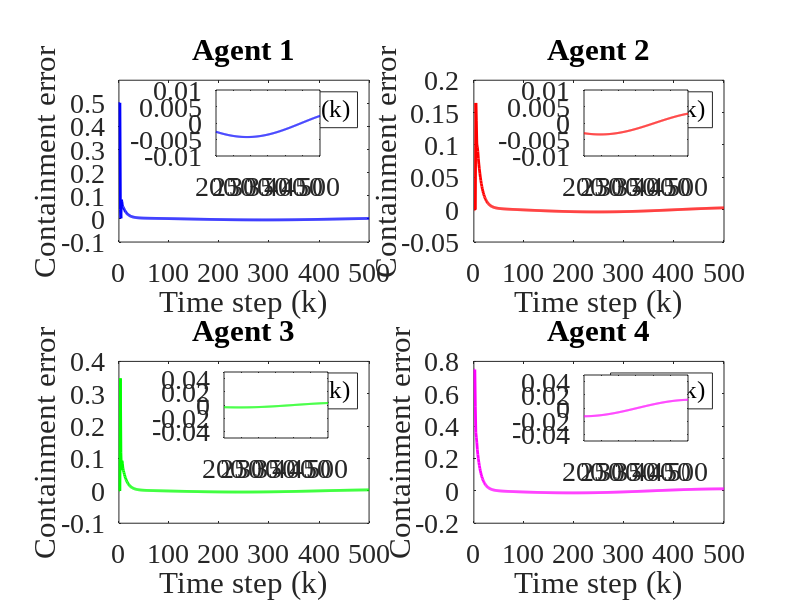

MATLAB code for this plot:
clc; clear;

%Parameters

rho = 10.5;
eta = 5;
lamda = 120;
mu = 80.5;
epsilon = 1e-5;
alpha = 1;

T = 0.1;
gamma1 = 0.05;
gamma2 = 0.05;
gamma3 = 0.05;
gamma4 = 0.05;

beta = 10;
sigma = 95;
tau = 1e-5;
nena = 1e-5;

rT = 1024;
L = 200;
m = 500;
n =600;


% initialization 

phi1 = zeros(m+1, 1);
phi2 = zeros(m+1, 1);
phi3 = zeros(m+1, 1);
phi4 = zeros(m+1, 1);

mfa1 = zeros(m+1, 1);
mfa2 = zeros(m+1, 1);
mfa3 = zeros(m+1, 1);
mfa4 = zeros(m+1, 1);

sm1 = zeros(m,1);
sm2 = zeros(m,1);
sm3 = zeros(m,1);
sm4 = zeros(m,1);

y1 = zeros(m+1, 1);
y2 = zeros(m+1, 1);
y3 = zeros(m+1, 1);
y4 = zeros(m+1, 1);

u1 = zeros(m,1);
u2 = zeros(m,1);
u3 = zeros(m,1);
u4 = zeros(m,1);

xi1 = zeros(m, 1);
xi2 = zeros(m, 1);
xi3 = zeros(m, 1);
xi4 = zeros(m, 1);

s1 = zeros(m, 1);
s2 = zeros(m, 1);
s3 = zeros(m, 1);
s4 = zeros(m, 1);

omega1 = zeros(m, 1);
omega2 = zeros(m, 1);
omega3 = zeros(m, 1);
omega4 = zeros(m, 1);

%Time Invarying Leaders signals (w5, w6)
% Preallocate arrays (adjust size if needed)
% w5 = zeros(1, m);  % example length, adjust as needed
% w6 = zeros(1, m);  % example length, adjust as needed

% % Set w5 values according to conditions
% w5(1:165)     = 1.4;
% w5(166:330)   = 1.6;
% w5(331:end)   = 1.1;

% % Set w6 values according to conditions
% w6(1:165)     = 0.7;
% w6(166:330)   = 1.2;
% w6(331:end)   = 0.8;


% Time vector for sinusoidal signals
k = 1:m;
t = (k-1) * T; % Time vector: t = (k-1)*T

% Define sinusoidal leader signals (choose one of the variations below)

% Variation 1: Low-frequency, same amplitude, phase-shifted signals
w5 = 0.5 + 0.25 * sin(0.1 * t); % Amplitude = 0.25, frequency = 0.1 rad/s, offset = 1.15
w6 = 0.5 + 0.25 * sin(0.1 * t + pi/2); % Same amplitude and frequency, phase shift = pi/2



for k = 1:m

    if k == 1
        phi1(k) = 1;
        phi2(k) = 1;
        phi3(k) = 1;
        phi4(k) = 1;
    elseif k == 2
        phi1(k) = phi1(k-1) + (eta * u1(k-1) / (mu + u1(k-1)^2)) * (y1(k) - phi1(k-1)*u1(k-1));
        phi2(k) = phi2(k-1) + (eta * u2(k-1) / (mu + u2(k-1)^2)) * (y2(k) - phi2(k-1)*u2(k-1));
        phi3(k) = phi3(k-1) + (eta * u3(k-1) / (mu + u3(k-1)^2)) * (y3(k) - phi3(k-1)*u3(k-1));
        phi4(k) = phi4(k-1) + (eta * u4(k-1) / (mu + u4(k-1)^2)) * (y4(k) - phi4(k-1)*u4(k-1));
    else
        phi1(k) = phi1(k-1) + (eta * (u1(k-1) - u1(k-2)) / (mu + (u1(k-1) - u1(k-2))^2)) * (y1(k) - y1(k-1) - phi1(k-1) * (u1(k-1) - u1(k-2)));
        phi2(k) = phi2(k-1) + (eta * (u2(k-1) - u2(k-2)) / (mu + (u2(k-1) - u2(k-2))^2)) * (y2(k) - y2(k-1) - phi2(k-1) * (u2(k-1) - u2(k-2)));
        phi3(k) = phi3(k-1) + (eta * (u3(k-1) - u3(k-2)) / (mu + (u3(k-1) - u3(k-2))^2)) * (y3(k) - y3(k-1) - phi3(k-1) * (u3(k-1) - u3(k-2)));
        phi4(k) = phi4(k-1) + (eta * (u4(k-1) - u4(k-2)) / (mu + (u4(k-1) - u4(k-2))^2)) * (y4(k) - y4(k-1) - phi4(k-1) * (u4(k-1) - u4(k-2)));
    end

    % Stability protection
    if k > 2 && (abs(phi1(k)) <= epsilon || abs(u1(k - 1) - u1(k - 2)) <= epsilon || sign(phi1(k)) ~= sign(phi1(1)))
        phi1(k) = phi1(1);
    end
    
    if k > 2 && (abs(phi2(k)) <= epsilon || abs(u2(k - 1) - u2(k - 2)) <= epsilon || sign(phi2(k)) ~= sign(phi2(1)))
        phi2(k) = phi2(1);
    end
    
    if k > 2 && (abs(phi3(k)) <= epsilon || abs(u3(k - 1) - u3(k - 2)) <= epsilon || sign(phi3(k)) ~= sign(phi3(1)))
        phi3(k) = phi3(1);
    end
    
    if k > 2 && (abs(phi4(k)) <= epsilon || abs(u4(k - 1) - u4(k - 2)) <= epsilon || sign(phi4(k)) ~= sign(phi4(1)))
        phi4(k) = phi4(1);
    end

    % Example for one time step:
    xi1(k) = y2(k) - 2 * y1(k) + w5(k);
    xi2(k) = y3(k) - y2(k);
    xi3(k) = y4(k) - 2 * y3(k) + y1(k);
    xi4(k) = y2(k) - 2 * y4(k) + w6(k);

    % Fix: Handle k=1 case for sliding surfaces
    if k == 1
        s1(k) = 0;
        s2(k) = 0;
        s3(k) = 0;
        s4(k) = 0;
    else
        s1(k) = alpha * xi1(k) - xi1(k-1);
        s2(k) = alpha * xi2(k) - xi2(k-1);
        s3(k) = alpha * xi3(k) - xi3(k-1);
        s4(k) = alpha * xi4(k) - xi4(k-1);
    end

    % Fix: Handle k=1 case for sliding surfaces
    if k == 1
        omega1(k) = 0;
        omega2(k) = 0;
        omega3(k) = 0;
        omega4(k) = 0;
    else
        omega1(k) = s1(k) + tau * (s1(k-1));
        omega2(k) = s2(k) + tau * (s2(k-1));
        omega3(k) = s3(k) + tau * (s3(k-1));
        omega4(k) = s4(k) + tau * (s4(k-1));
    end

    if k == 1
        mfa1(k) = 0;
        mfa2(k) = 0;
        mfa3(k) = 0;
        mfa4(k) = 0;
    else
        mfa1(k) = mfa1(k-1) + (rho * phi1(k)) / (lamda + abs(phi1(k)^2)) * xi1(k);
        mfa2(k) = mfa2(k-1) + (rho * phi2(k)) / (lamda + abs(phi2(k)^2)) * xi2(k);
        mfa3(k) = mfa3(k-1) + (rho * phi3(k)) / (lamda + abs(phi3(k)^2)) * xi3(k);
        mfa4(k) = mfa4(k-1) + (rho * phi4(k)) / (lamda + abs(phi4(k)^2)) * xi4(k);
    end


    % SMC updates
    if k == 1 
        sm1(k) = 0;
        sm2(k) = 0;
        sm3(k) = 0;
        sm4(k) = 0;
    else
        sm1(k) = sm1(k-1) + (beta * phi1(k)) / (sigma + (phi1(k))^2) * ...
            ( (xi1(k) + (y4(k) - y4(k-1)) + (w5(k) - w5(k-1))+(w6(k) - w6(k-1))) / (1 + 1) ...
            + (1-tau * alpha) * xi1(k) - tau * xi1(k-1) / (alpha * (2)) + nena * sign(omega1(k)) );

        sm2(k) = sm2(k-1) + (beta * phi2(k)) / (sigma + (phi2(k))^2) * ...
            ( (xi2(k) + (y3(k) - y3(k-1)) + (w5(k) - w5(k-1))+(w6(k) - w6(k-1))) / (1) ...
            + (1-tau * alpha) * xi2(k) - tau * xi2(k-1) / (alpha * (1)) + nena * sign(omega2(k)) );


        sm3(k) = sm3(k-1) + (beta * phi3(k)) / (sigma + (phi3(k))^2) * ...
            ( (xi3(k) + (y1(k) - y1(k-1)) + (y4(k) - y4(k-1)) + (w5(k) - w5(k-1))+(w6(k) - w6(k-1))) / (2) ...
            + (1-tau * alpha) * xi3(k) - tau * xi3(k-1) / (alpha * (2)) + nena * sign(omega3(k)) );


        sm4(k) = sm4(k-1) + (beta * phi4(k)) / (sigma + (phi4(k))^2) * ...
            ( (xi4(k) + (y2(k) - y3(k-1)) + (w5(k) - w5(k-1))+(w6(k) - w6(k-1))) / (2) ...
            + (1-tau * alpha) * xi4(k) - tau * xi4(k-1) / (alpha * (2)) + nena * sign(omega4(k)) );
    end

    % Control signal
    if k == 1
        u1(k) = 0;
        u2(k) = 0;
        u3(k) = 0;
        u4(k) = 0;
    else
        u1(k) = mfa1(k) + gamma1 * sm1(k);
        u2(k) = mfa2(k) + gamma2 * sm2(k);
        u3(k) = mfa3(k) + gamma3 * sm3(k);
        u4(k) = mfa4(k) + gamma4 * sm4(k);
    end
    if k == 1
        y1(k) = 0;
        y2(k) = 0;
        y3(k) = 0;
        y4(k) = 0;
    end

    % System dynamics (example, replace with actual system equations)

    y1(k + 1) = m / (rT * 0.1) * u1(k);
    y2(k + 1) = m / (rT * 0.1) * u2(k);
    y3(k + 1) = m / (rT * 0.1) * u3(k);
    y4(k + 1) = m / (rT * 0.3) * u4(k);

    
    % Ensure y values do not exceed bounds (example, adjust as needed)
 
    % y1(k) = max(0, min(1, y1(k)));
    % y2(k) = max(0, min(1, y2(k)));
    % y3(k) = max(0, min(1, y3(k)));
    % y4(k) = max(0, min(1, y4(k)));
    % % Ensure u values do not exceed bounds (example, adjust as needed)
    % u1(k) = max(0, min(1, u1(k)));
    % u2(k) = max(0, min(1, u2(k)));
    % u3(k) = max(0, min(1, u3(k)));
    % u4(k) = max(0, min(1, u4(k)));
    % % Ensure phi values do not exceed bounds (example, adjust as needed)
    % phi1(k) = max(0, min(1, phi1(k)));
    % phi2(k) = max(0, min(1, phi2(k)));
    % phi3(k) = max(0, min(1, phi3(k)));
    % phi4(k) = max(0, min(1, phi4(k)));

    % Plotting



end

% Time vector
k = 1:m;

% Create a main figure window
figure('Position', [100, 100, 1350, 750]);

% Define zoom range (adjust as needed)
zoomStart = 200;
zoomEnd = m;
zoomed_fontsize = 20;
font_size = 20;
font_family = 'Times New Roman';

% Agent 1
subplot(2,2,1);
plot(k, xi1(1:m), 'b', 'LineWidth', 2);
title('Agent 1', 'FontSize', font_size,'FontName',font_family);
xlabel('Time step (k)', 'FontSize', font_size,'FontName',font_family);
ylabel('Containment error', 'FontSize', font_size,'FontName',font_family);
legend('\Xi_1(k)', 'FontSize', font_size,'FontName',font_family);
ylim([-0.1 0.6]);
grid off;
set(gca, 'FontSize', font_size,'FontName',font_family);

% Zoom inset
axes('Position', [0.27 0.74 0.13 0.11]);
box on;
plot(k(zoomStart:zoomEnd), xi1(zoomStart:zoomEnd), 'b', 'LineWidth', 1.5);
ylim([-0.01 0.01]);  % <-- added line
set(gca, 'FontSize', zoomed_fontsize,'FontName',font_family);



% Agent 2
subplot(2,2,2);
plot(k, xi2(1:m), 'r', 'LineWidth', 2);
title('Agent 2', 'FontSize', font_size,'FontName',font_family);
xlabel('Time step (k)', 'FontSize', font_size,'FontName',font_family);
ylabel('Containment error', 'FontSize', font_size,'FontName',font_family);
legend('\Xi_2(k)', 'FontSize', font_size,'FontName',font_family);
ylim([-0.05 0.2]);
grid off;
set(gca, 'FontSize', font_size,'FontName',font_family);
axes('Position', [0.73 0.74 0.13 0.11]);
ylim([-0.2 0.5]);
box on;
plot(k(zoomStart:zoomEnd), xi2(zoomStart:zoomEnd), 'r', 'LineWidth', 1.5);
ylim([-0.01 0.01]);  % <-- added line
set(gca, 'FontSize', zoomed_fontsize,'FontName',font_family);

% Agent 3
subplot(2,2,3);
plot(k, xi3(1:m), 'g', 'LineWidth', 2);
title('Agent 3', 'FontSize', font_size,'FontName',font_family);
xlabel('Time step (k)', 'FontSize', font_size,'FontName',font_family);
ylabel('Containment error', 'FontSize', font_size,'FontName',font_family);
legend('\Xi_3(k)', 'FontSize', font_size,'FontName',font_family);
ylim([-0.1 0.4]);
grid off;
set(gca, 'FontSize', font_size,'FontName',font_family);
axes('Position', [0.28 0.27 0.13 0.11]);
box on;
plot(k(zoomStart:zoomEnd), xi3(zoomStart:zoomEnd), 'g', 'LineWidth', 1.5);
ylim([-0.05 0.05]);  % <-- added line
set(gca, 'FontSize', zoomed_fontsize,'FontName',font_family);

% Agent 4
subplot(2,2,4);
plot(k, xi4(1:m), 'm', 'LineWidth', 2);
title('Agent 4', 'FontSize', font_size,'FontName',font_family);
xlabel('Time step (k)', 'FontSize', font_size,'FontName',font_family);
ylabel('Containment error', 'FontSize', font_size,'FontName',font_family);
legend('\Xi_4(k)', 'FontSize', font_size,'FontName',font_family);
grid off;
set(gca, 'FontSize', font_size,'FontName',font_family);
axes('Position', [0.73 0.265 0.13 0.11]);
box on;
plot(k(zoomStart:zoomEnd), xi4(zoomStart:zoomEnd), 'm', 'LineWidth', 1.5);
ylim([-0.05 0.05]);  % <-- added line
set(gca, 'FontSize', zoomed_fontsize,'FontName',font_family);



    
